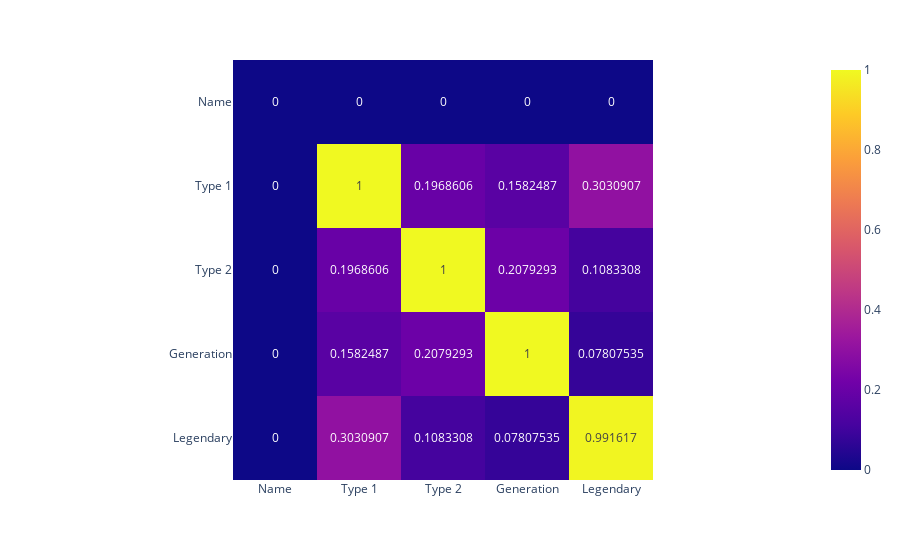

The notebook cell this image was saved under:
### Markdown cell above
## Heatmaps for qualitative correlations

### Code cell
# Import the Cramers class from dfcorrs
from dfcorrs.cramersvcorr import Cramers
cram = Cramers()
#cram.corr(df_pokemon)
cram.corr(df_pokemon, plot_htmp=True)

### Figure 1 — Plotly figure (JSON) as saved in the notebook; plotly's stock layout.template omitted (floating-point values rounded to 4 significant figures)
{"data": [{"coloraxis": "coloraxis", "hovertemplate": "x: %{x}<br>y: %{y}<br>color: %{z}<extra></extra>", "name": "0", "texttemplate": "%{z}", "type": "heatmap", "x": ["Name", "Type 1", "Type 2", "Generation", "Legendary"], "xaxis": "x", "y": ["Name", "Type 1", "Type 2", "Generation", "Legendary"], "yaxis": "y", "z": [[0.0, 0.0, 0.0, 0.0, 0.0], [0.0, 1.0, 0.1969, 0.1582, 0.3031], [0.0, 0.1969, 1.0, 0.2079, 0.1083], [0.0, 0.1582, 0.2079, 1.0, 0.07808], [0.0, 0.3031, 0.1083, 0.07808, 0.9916]]}], "layout": {"coloraxis": {"colorscale": [[0, "#0d0887"], [0.1111, "#46039f"], [0.2222, "#7201a8"], [0.3333, "#9c179e"], [0.4444, "#bd3786"], [0.5556, "#d8576b"], [0.6667, "#ed7953"], [0.7778, "#fb9f3a"], [0.8889, "#fdca26"], [1, "#f0f921"]]}, "margin": {"t": 60}, "xaxis": {"anchor": "y", "constrain": "domain", "domain": [0, 1], "scaleanchor": "y"}, "yaxis": {"anchor": "x", "autorange": "reversed", "constrain": "domain", "domain": [0, 1]}}}
